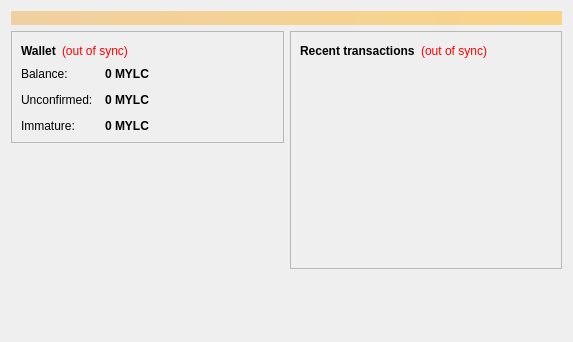
<?xml version="1.0" encoding="UTF-8"?>
<ui version="4.0">
 <class>OverviewPage</class>
 <widget class="QWidget" name="OverviewPage">
  <property name="geometry">
   <rect>
    <x>0</x>
    <y>0</y>
    <width>573</width>
    <height>342</height>
   </rect>
  </property>
  <property name="windowTitle">
   <string>Form</string>
  </property>
  <layout class="QVBoxLayout" name="topLayout">
   <item>
    <widget class="QLabel" name="labelAlerts">
     <property name="visible">
      <bool>false</bool>
     </property>
     <property name="styleSheet">
      <string notr="true">background-color: qlineargradient(x1: 0, y1: 0, x2: 1, y2: 0, stop:0 #F0D0A0, stop:1 #F8D488); color:#000000;</string>
     </property>
     <property name="wordWrap">
      <bool>true</bool>
     </property>
     <property name="margin">
      <number>3</number>
     </property>
    </widget>
   </item>
   <item>
    <layout class="QHBoxLayout" name="horizontalLayout" stretch="1,1">
     <item>
      <layout class="QVBoxLayout" name="verticalLayout_2">
       <item>
        <widget class="QFrame" name="frame">
         <property name="frameShape">
          <enum>QFrame::StyledPanel</enum>
         </property>
         <property name="frameShadow">
          <enum>QFrame::Raised</enum>
         </property>
         <layout class="QVBoxLayout" name="verticalLayout_4">
          <item>
           <layout class="QHBoxLayout" name="horizontalLayout_4">
            <item>
             <widget class="QLabel" name="label_5">
              <property name="font">
               <font>
                <weight>75</weight>
                <bold>true</bold>
               </font>
              </property>
              <property name="text">
               <string>Wallet</string>
              </property>
             </widget>
            </item>
            <item>
             <widget class="QLabel" name="labelWalletStatus">
              <property name="toolTip">
               <string>The displayed information may be out of date. Your wallet automatically synchronizes with the MyLibertyCoin network after a connection is established, but this process has not completed yet.</string>
              </property>
              <property name="styleSheet">
               <string notr="true">QLabel { color: red; }</string>
              </property>
              <property name="text">
               <string notr="true">(out of sync)</string>
              </property>
              <property name="alignment">
               <set>Qt::AlignLeading|Qt::AlignLeft|Qt::AlignVCenter</set>
              </property>
             </widget>
            </item>
            <item>
             <spacer name="horizontalSpacer_2">
              <property name="orientation">
               <enum>Qt::Horizontal</enum>
              </property>
              <property name="sizeHint" stdset="0">
               <size>
                <width>40</width>
                <height>20</height>
               </size>
              </property>
             </spacer>
            </item>
           </layout>
          </item>
          <item>
           <layout class="QFormLayout" name="formLayout_2">
            <property name="fieldGrowthPolicy">
             <enum>QFormLayout::AllNonFixedFieldsGrow</enum>
            </property>
            <property name="horizontalSpacing">
             <number>12</number>
            </property>
            <property name="verticalSpacing">
             <number>12</number>
            </property>
            <item row="0" column="0">
             <widget class="QLabel" name="label">
              <property name="text">
               <string>Balance:</string>
              </property>
             </widget>
            </item>
            <item row="0" column="1">
             <widget class="QLabel" name="labelBalance">
              <property name="font">
               <font>
                <weight>75</weight>
                <bold>true</bold>
               </font>
              </property>
              <property name="cursor">
               <cursorShape>IBeamCursor</cursorShape>
              </property>
              <property name="toolTip">
               <string>Your current balance</string>
              </property>
              <property name="text">
               <string notr="true">0 MYLC</string>
              </property>
              <property name="textInteractionFlags">
               <set>Qt::LinksAccessibleByMouse|Qt::TextSelectableByKeyboard|Qt::TextSelectableByMouse</set>
              </property>
             </widget>
            </item>
            <item row="1" column="0">
             <widget class="QLabel" name="label_3">
              <property name="text">
               <string>Unconfirmed:</string>
              </property>
             </widget>
            </item>
            <item row="1" column="1">
             <widget class="QLabel" name="labelUnconfirmed">
              <property name="font">
               <font>
                <weight>75</weight>
                <bold>true</bold>
               </font>
              </property>
              <property name="cursor">
               <cursorShape>IBeamCursor</cursorShape>
              </property>
              <property name="toolTip">
               <string>Total of transactions that have yet to be confirmed, and do not yet count toward the current balance</string>
              </property>
              <property name="text">
               <string notr="true">0 MYLC</string>
              </property>
              <property name="textInteractionFlags">
               <set>Qt::LinksAccessibleByMouse|Qt::TextSelectableByKeyboard|Qt::TextSelectableByMouse</set>
              </property>
             </widget>
            </item>
            <item row="2" column="0">
             <widget class="QLabel" name="labelImmatureText">
              <property name="text">
               <string>Immature:</string>
              </property>
             </widget>
            </item>
            <item row="2" column="1">
             <widget class="QLabel" name="labelImmature">
              <property name="font">
               <font>
                <weight>75</weight>
                <bold>true</bold>
               </font>
              </property>
              <property name="toolTip">
               <string>Mined balance that has not yet matured</string>
              </property>
              <property name="text">
               <string notr="true">0 MYLC</string>
              </property>
              <property name="textInteractionFlags">
               <set>Qt::LinksAccessibleByMouse|Qt::TextSelectableByKeyboard|Qt::TextSelectableByMouse</set>
              </property>
             </widget>
            </item>
           </layout>
          </item>
         </layout>
        </widget>
       </item>
       <item>
        <spacer name="verticalSpacer">
         <property name="orientation">
          <enum>Qt::Vertical</enum>
         </property>
         <property name="sizeHint" stdset="0">
          <size>
           <width>20</width>
           <height>40</height>
          </size>
         </property>
        </spacer>
       </item>
        <item>
         <widget class="QLabel" name="label_wallet_bgcoin">
          <property name="text">
           <string/>
          </property>
          <property name="pixmap">
           <pixmap resource="../bitcoin.qrc">:/images/wallet_bgcoin</pixmap>
          </property>
          <property name="scaledContents">
           <bool>false</bool>
          </property>
          <property name="alignment">
           <set>Qt::AlignCenter</set>
          </property>
          <property name="margin">
           <number>-2</number>
          </property>
         </widget>
        </item>
        <item>
         <widget class="QLabel" name="label_6">
          <property name="text">
           <string/>
          </property>
         </widget>
        </item>
      </layout>
     </item>
     <item>
      <layout class="QVBoxLayout" name="verticalLayout_3">
       <item>
        <widget class="QFrame" name="frame_2">
         <property name="frameShape">
          <enum>QFrame::StyledPanel</enum>
         </property>
         <property name="frameShadow">
          <enum>QFrame::Raised</enum>
         </property>
         <layout class="QVBoxLayout" name="verticalLayout">
          <item>
           <layout class="QHBoxLayout" name="horizontalLayout_2">
            <item>
             <widget class="QLabel" name="label_4">
              <property name="text">
               <string>&lt;b&gt;Recent transactions&lt;/b&gt;</string>
              </property>
             </widget>
            </item>
            <item>
             <widget class="QLabel" name="labelTransactionsStatus">
              <property name="toolTip">
               <string>The displayed information may be out of date. Your wallet automatically synchronizes with the MyLibertyCoin network after a connection is established, but this process has not completed yet.</string>
              </property>
              <property name="styleSheet">
               <string notr="true">QLabel { color: red; }</string>
              </property>
              <property name="text">
               <string notr="true">(out of sync)</string>
              </property>
              <property name="alignment">
               <set>Qt::AlignRight|Qt::AlignTrailing|Qt::AlignVCenter</set>
              </property>
             </widget>
            </item>
            <item>
             <spacer name="horizontalSpacer">
              <property name="orientation">
               <enum>Qt::Horizontal</enum>
              </property>
              <property name="sizeHint" stdset="0">
               <size>
                <width>40</width>
                <height>20</height>
               </size>
              </property>
             </spacer>
            </item>
           </layout>
          </item>
          <item>
           <widget class="QListView" name="listTransactions">
            <property name="styleSheet">
             <string notr="true">QListView { background: transparent; }</string>
            </property>
            <property name="frameShape">
             <enum>QFrame::NoFrame</enum>
            </property>
            <property name="verticalScrollBarPolicy">
             <enum>Qt::ScrollBarAlwaysOff</enum>
            </property>
            <property name="horizontalScrollBarPolicy">
             <enum>Qt::ScrollBarAlwaysOff</enum>
            </property>
            <property name="selectionMode">
             <enum>QAbstractItemView::NoSelection</enum>
            </property>
           </widget>
          </item>
         </layout>
        </widget>
       </item>
       <item>
        <spacer name="verticalSpacer_2">
         <property name="orientation">
          <enum>Qt::Vertical</enum>
         </property>
         <property name="sizeHint" stdset="0">
          <size>
           <width>20</width>
           <height>40</height>
          </size>
         </property>
        </spacer>
       </item>
      </layout>
     </item>
    </layout>
   </item>
  </layout>
 </widget>
 <resources/>
 <connections/>
</ui>
